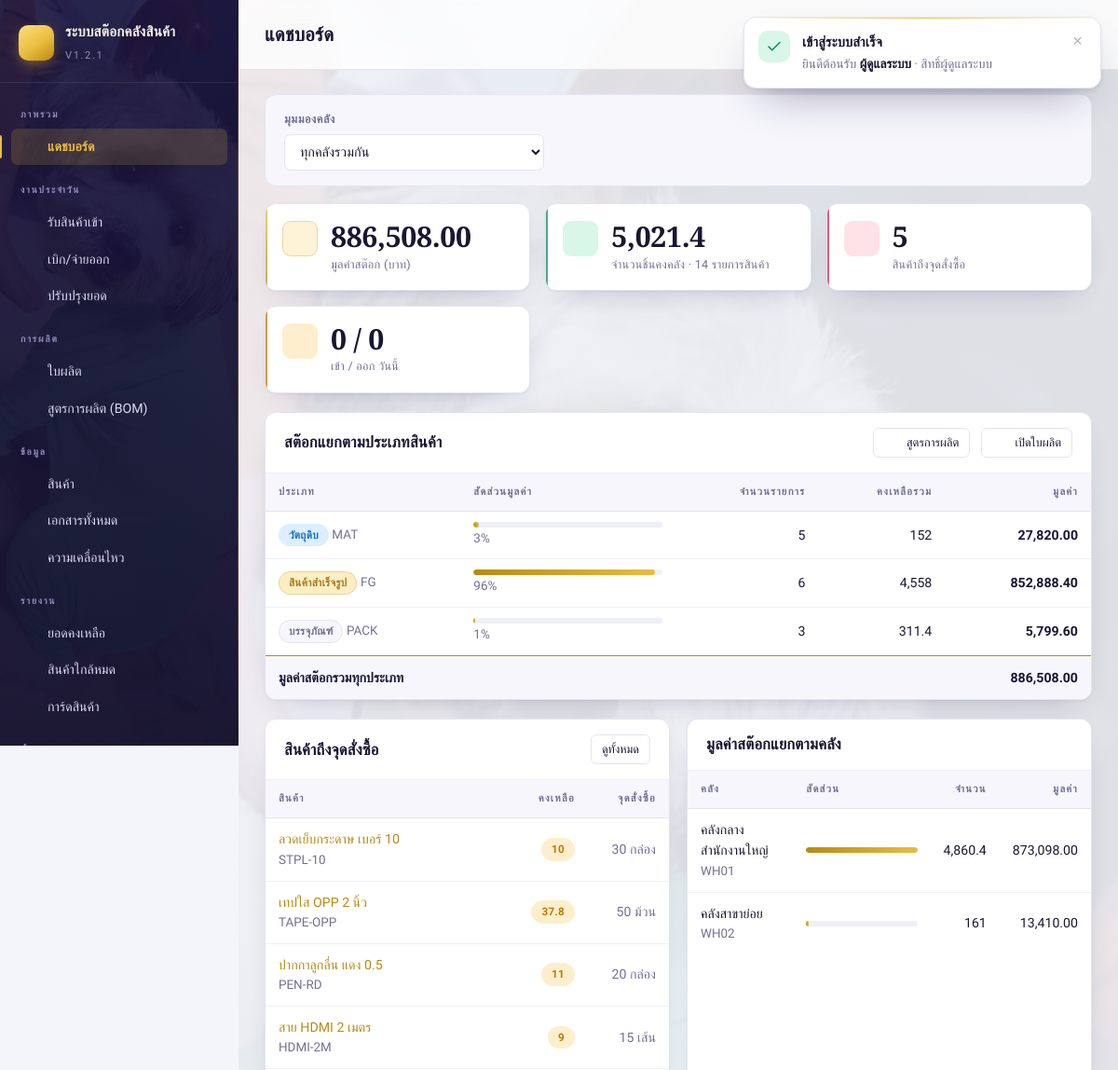
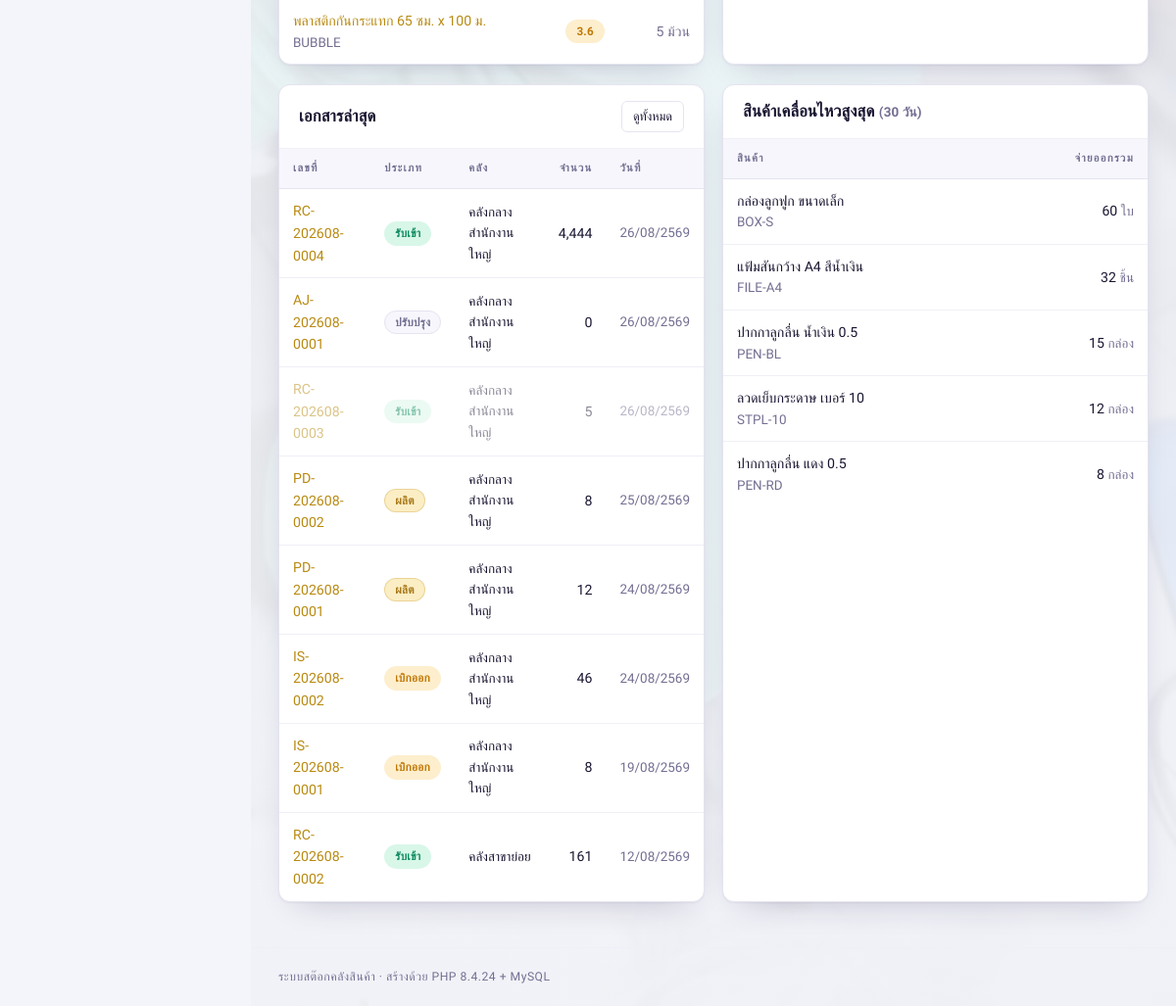
Screenshot of /index.php?p=dashboard (signed in) with the database file from the repository (2 pictures, top to bottom).
### tables this page shows
CREATE TABLE `products` (
  `id` int(10) unsigned NOT NULL AUTO_INCREMENT,
  `sku` varchar(50) NOT NULL,
  `barcode` varchar(50) DEFAULT NULL,
  `name` varchar(200) NOT NULL,
  `product_type` enum('MAT','WIP','FG','PACK','OTHER') NOT NULL DEFAULT 'FG',
  `category_id` int(10) unsigned DEFAULT NULL,
  `unit_id` int(10) unsigned DEFAULT NULL,
  `cost_price` decimal(14,2) NOT NULL DEFAULT '0.00',
  `sell_price` decimal(14,2) NOT NULL DEFAULT '0.00',
  `min_stock` decimal(14,3) NOT NULL DEFAULT '0.000',
  `note` varchar(255) DEFAULT NULL,
  `is_active` tinyint(1) NOT NULL DEFAULT '1',
  `created_at` datetime NOT NULL DEFAULT CURRENT_TIMESTAMP,
  `updated_at` datetime NOT NULL DEFAULT CURRENT_TIMESTAMP ON UPDATE CURRENT_TIMESTAMP,
  PRIMARY KEY (`id`),
  UNIQUE KEY `uq_products_sku` (`sku`),
  KEY `idx_products_barcode` (`barcode`),
  KEY `idx_products_name` (`name`),
  KEY `idx_products_type` (`product_type`),
  KEY `fk_products_category` (`category_id`),
  KEY `fk_products_unit` (`unit_id`),
  CONSTRAINT `fk_products_category` FOREIGN KEY (`category_id`) REFERENCES `categories` (`id`) ON DELETE SET NULL,
  CONSTRAINT `fk_products_unit` FOREIGN KEY (`unit_id`) REFERENCES `units` (`id`) ON DELETE SET NULL
);

CREATE TABLE `units` (
  `id` int(10) unsigned NOT NULL AUTO_INCREMENT,
  `name` varchar(50) NOT NULL,
  `created_at` datetime NOT NULL DEFAULT CURRENT_TIMESTAMP,
  PRIMARY KEY (`id`),
  UNIQUE KEY `uq_units_name` (`name`)
);

CREATE TABLE `warehouses` (
  `id` int(10) unsigned NOT NULL AUTO_INCREMENT,
  `code` varchar(20) NOT NULL,
  `name` varchar(120) NOT NULL,
  `address` varchar(255) DEFAULT NULL,
  `is_active` tinyint(1) NOT NULL DEFAULT '1',
  `created_at` datetime NOT NULL DEFAULT CURRENT_TIMESTAMP,
  PRIMARY KEY (`id`),
  UNIQUE KEY `uq_warehouses_code` (`code`)
);

CREATE TABLE `stock_docs` (
  `id` int(10) unsigned NOT NULL AUTO_INCREMENT,
  `doc_no` varchar(30) NOT NULL,
  `doc_type` enum('IN','OUT','TRANSFER','ADJUST','PROD') NOT NULL,
  `doc_date` date NOT NULL,
  `warehouse_id` int(10) unsigned NOT NULL,
  `to_warehouse_id` int(10) unsigned DEFAULT NULL,
  `supplier_id` int(10) unsigned DEFAULT NULL,
  `ref_no` varchar(60) DEFAULT NULL,
  `contact` varchar(160) DEFAULT NULL,
  `note` varchar(255) DEFAULT NULL,
  `status` enum('posted','void') NOT NULL DEFAULT 'posted',
  `total_qty` decimal(14,3) NOT NULL DEFAULT '0.000',
  `total_amount` decimal(16,2) NOT NULL DEFAULT '0.00',
  `user_id` int(10) unsigned DEFAULT NULL,
  `created_at` datetime NOT NULL DEFAULT CURRENT_TIMESTAMP,
  `voided_at` datetime DEFAULT NULL,
  `voided_by` int(10) unsigned DEFAULT NULL,
  PRIMARY KEY (`id`),
  UNIQUE KEY `uq_docs_no` (`doc_no`),
  KEY `idx_docs_type_date` (`doc_type`,`doc_date`),
  KEY `idx_docs_wh` (`warehouse_id`),
  KEY `fk_docs_wh2` (`to_warehouse_id`),
  KEY `fk_docs_supp` (`supplier_id`),
  KEY `fk_docs_user` (`user_id`),
  CONSTRAINT `fk_docs_supp` FOREIGN KEY (`supplier_id`) REFERENCES `suppliers` (`id`) ON DELETE SET NULL,
  CONSTRAINT `fk_docs_user` FOREIGN KEY (`user_id`) REFERENCES `users` (`id`) ON DELETE SET NULL,
  CONSTRAINT `fk_docs_wh` FOREIGN KEY (`warehouse_id`) REFERENCES `warehouses` (`id`),
  CONSTRAINT `fk_docs_wh2` FOREIGN KEY (`to_warehouse_id`) REFERENCES `warehouses` (`id`)
);

### pages/dashboard.php (the view, shortened to what the rows shown need)
<?php
require_once __DIR__ . '/../includes/layout.php';
$whId = inp_int('wh');
$mvWhere  = $whId ? ' AND m.warehouse_id = ' . (int)$whId : '';
$lowStock = qa(
    "SELECT p.id, p.sku, p.name, p.min_stock, u.name AS unit_name,
            COALESCE(SUM(b.qty), 0) AS qty
       FROM products p
       LEFT JOIN units u ON u.id = p.unit_id
       LEFT JOIN stock_balances b ON b.product_id = p.id" . ($whId ? ' AND b.warehouse_id = ' . (int)$whId : '') . "
      WHERE p.is_active = 1
      GROUP BY p.id, p.sku, p.name, p.min_stock, u.name
     HAVING qty <= p.min_stock
      ORDER BY (COALESCE(SUM(b.qty),0) - p.min_stock), p.name
      LIMIT " . (int)LOW_STOCK_LIMIT
);
$recentDocs = qa(
    "SELECT d.*, w.name AS wh_name, w2.name AS wh2_name, u.fullname
       FROM stock_docs d
       JOIN warehouses w ON w.id = d.warehouse_id
       LEFT JOIN warehouses w2 ON w2.id = d.to_warehouse_id
       LEFT JOIN users u ON u.id = d.user_id
      " . ($whId ? 'WHERE d.warehouse_id = ' . (int)$whId . ' OR d.to_warehouse_id = ' . (int)$whId : '') . "
      ORDER BY d.id DESC LIMIT 8"
);
$byWarehouse = qa(
    'SELECT w.id, w.code, w.name,
            COALESCE(SUM(b.qty), 0) AS qty,
            COALESCE(SUM(b.qty * p.cost_price), 0) AS value
       FROM warehouses w
       LEFT JOIN stock_balances b ON b.warehouse_id = w.id
       LEFT JOIN products p ON p.id = b.product_id
      WHERE w.is_active = 1
      GROUP BY w.id, w.code, w.name
      ORDER BY value DESC'
);
$maxWhValue = 0;
foreach ($byWarehouse as $r) {
    $maxWhValue = max($maxWhValue, (float)$r['value']);
}
$topMoving = qa(
    "SELECT p.sku, p.name, u.name AS unit_name, SUM(-m.qty_change) AS moved
       FROM stock_movements m
       JOIN products p ON p.id = m.product_id
       LEFT JOIN units u ON u.id = p.unit_id
      WHERE m.qty_change < 0 AND m.doc_type IN ('OUT','PROD')
        AND m.moved_at >= DATE_SUB(NOW(), INTERVAL 30 DAY) $mvWhere
      GROUP BY p.id, p.sku, p.name, u.name
      ORDER BY moved DESC LIMIT 5"
);
?>
<div class="card">
  <div class="card-head"><h2>สต๊อกแยกตามประเภทสินค้า</h2>
  </div>
  <div class="tablewrap">
    <table class="tbl">
      <thead><tr><th>ประเภท</th><th style="width:26%">สัดส่วนมูลค่า</th>
                 <th class="num">จำนวนรายการ</th><th class="num">คงเหลือรวม</th><th class="num">มูลค่า</th></tr></thead>
    </table>
  </div>
</div>
<div class="grid c2" style="gap:18px">
  <div class="card">
    <div class="card-head"><h2>สินค้าถึงจุดสั่งซื้อ</h2>
    </div>
    <?php if (!$lowStock): ?>
      <div class="empty">ทุกรายการมีสต๊อกสูงกว่าจุดสั่งซื้อ</div>
    <?php else: ?>
      <div class="tablewrap">
        <table class="tbl">
          <thead><tr><th>สินค้า</th><th class="num">คงเหลือ</th><th class="num">จุดสั่งซื้อ</th></tr></thead>
          <tbody>
          <?php foreach ($lowStock as $r): ?>
            <tr>
              <td><a href="<?= h(url('stock_card', ['id' => $r['id']])) ?>"><?= h($r['name']) ?></a>
                  <div class="small muted"><?= h($r['sku']) ?></div></td>
              <td class="num"><span class="badge <?= (float)$r['qty'] <= 0 ? 'danger' : 'warn' ?>">
                  <?= qty_fmt($r['qty']) ?></span></td>
              <td class="num muted"><?= qty_fmt($r['min_stock']) ?> <?= h($r['unit_name'] ?? '') ?></td>
            </tr>
          <?php endforeach; ?>
          </tbody>
        </table>
      </div>
    <?php endif; ?>
  </div>
  <div class="card">
    <div class="card-head"><h2>มูลค่าสต๊อกแยกตามคลัง</h2></div>
    <?php if (!$byWarehouse): ?>
      <div class="empty">ยังไม่มีคลังสินค้า</div>
    <?php else: ?>
      <div class="tablewrap">
        <table class="tbl">
          <thead><tr><th>คลัง</th><th style="width:34%">สัดส่วน</th><th class="num">จำนวน</th><th class="num">มูลค่า</th></tr></thead>
          <tbody>
          <?php foreach ($byWarehouse as $r):
              $pct = $maxWhValue > 0 ? round((float)$r['value'] / $maxWhValue * 100) : 0; ?>
            <tr>
              <td><?= h($r['name']) ?><div class="small muted"><?= h($r['code']) ?></div></td>
              <td><div class="bar"><i style="width:<?= $pct ?>%"></i></div></td>
              <td class="num"><?= qty_fmt($r['qty']) ?></td>
              <td class="num"><?= money($r['value']) ?></td>
            </tr>
          <?php endforeach; ?>
          </tbody>
        </table>
      </div>
    <?php endif; ?>
  </div>
</div>
<div class="grid c2" style="gap:18px">
  <div class="card">
    <div class="card-head"><h2>เอกสารล่าสุด</h2>
    </div>
    <?php if (!$recentDocs): ?>
      <div class="empty">ยังไม่มีเอกสาร — เริ่มจาก<a href="<?= h(url('receive')) ?>">รับสินค้าเข้า</a></div>
    <?php else: ?>
      <div class="tablewrap">
        <table class="tbl">
          <thead><tr><th>เลขที่</th><th>ประเภท</th><th>คลัง</th><th class="num">จำนวน</th><th>วันที่</th></tr></thead>
          <tbody>
          <?php foreach ($recentDocs as $d): ?>
            <tr<?= $d['status'] === 'void' ? ' style="opacity:.5"' : '' ?>>
              <td><a href="<?= h(url('doc_view', ['id' => $d['id']])) ?>"><?= h($d['doc_no']) ?></a></td>
              <td><?= doc_type_badge($d['doc_type']) ?></td>
              <td class="small"><?= h($d['wh_name']) ?><?= $d['wh2_name'] ? ' → ' . h($d['wh2_name']) : '' ?></td>
              <td class="num"><?= qty_fmt($d['total_qty']) ?></td>
              <td class="small muted nowrap"><?= h(thai_date($d['doc_date'])) ?></td>
            </tr>
          <?php endforeach; ?>
          </tbody>
        </table>
      </div>
    <?php endif; ?>
  </div>
  <div class="card">
    <div class="card-head"><h2>สินค้าเคลื่อนไหวสูงสุด <span class="muted small">(30 วัน)</span></h2></div>
    <?php if (!$topMoving): ?>
      <div class="empty">ยังไม่มีการเบิกจ่ายในช่วง 30 วันที่ผ่านมา</div>
    <?php else: ?>
      <div class="tablewrap">
        <table class="tbl">
          <thead><tr><th>สินค้า</th><th class="num">จ่ายออกรวม</th></tr></thead>
        </table>
      </div>
    <?php endif; ?>
  </div>
</div>

### includes/helpers.php (shortened to what the rows shown need)
<?php
function h($v): string
{
    return htmlspecialchars((string)$v, ENT_QUOTES | ENT_SUBSTITUTE, 'UTF-8');
}
function inp(string $key, $default = '', ?array $src = null)
{
    $src = $src ?? $_REQUEST;
    if (!isset($src[$key])) {
        return $default;
    }
    $v = $src[$key];
    return is_string($v) ? trim($v) : $v;
}
function inp_int(string $key, ?int $default = null, ?array $src = null): ?int
{
    $v = inp($key, null, $src);
    if ($v === null || $v === '') {
        return $default;
    }
    return (int)$v;
}
function url(string $page = '', array $params = []): string
{
    $base = BASE_URL . '/index.php';
    if ($page !== '') {
        $params = array_merge(['p' => $page], $params);
    }
    return $params ? $base . '?' . http_build_query($params) : $base;
}
function qty_fmt($v): string
{
    $f = (float)$v;
    $s = number_format($f, 3);
    $s = rtrim(rtrim($s, '0'), '.');
    return $s === '' || $s === '-' ? '0' : $s;
}
function money($v): string
{
    return number_format((float)$v, 2);
}
function thai_date(?string $date, bool $withTime = false): string
{
    $ts = strtotime($date);
    $y = (int)date('Y', $ts) + 543;
    $s = date('d/m/', $ts) . $y;
    return $s;
}
function doc_type_label(string $t): string
{
    return [
        'IN'       => 'รับเข้า',
        'OUT'      => 'เบิกออก',
        'TRANSFER' => 'โอนย้าย',
        'ADJUST'   => 'ปรับปรุง',
        'PROD'     => 'ผลิต',
        'VOID'     => 'ยกเลิก',
    ][$t] ?? $t;
}
function doc_type_badge(string $t): string
{
    $cls = [
        'IN'       => 'ok',
        'OUT'      => 'warn',
        'TRANSFER' => 'info',
        'ADJUST'   => 'muted',
        'PROD'     => 'gold',
        'VOID'     => 'danger',
    ][$t] ?? 'muted';
    return '<span class="badge ' . $cls . '">' . h(doc_type_label($t)) . '</span>';
}

### rows the page displays
products: name "ลวดเย็บกระดาษ เบอร์ 10", sku "STPL-10", qty "10", min_stock "30", unit.name "กล่อง"
products: name "เทปใส OPP 2 นิ้ว", sku "TAPE-OPP", qty "37.8", min_stock "50", unit.name "ม้วน"
products: name "ปากกาลูกลื่น แดง 0.5", sku "PEN-RD", qty "11", min_stock "20", unit.name "กล่อง"
products: name "สาย HDMI 2 เมตร", sku "HDMI-2M", qty "9", min_stock "15", unit.name "เส้น"
products: name "พลาสติกกันกระแทก 65 ซม. x 100 ม.", sku "BUBBLE", qty "3.6", min_stock "5", unit.name "ม้วน"
warehouses: name "คลังกลาง สำนักงานใหญ่", code "WH01", $pct 100 (drawn), qty "4,860.4", value "873,098.00"
warehouses: name "คลังสาขาย่อย", code "WH02", $pct 2 (drawn), qty "161", value "13,410.00"
stock_docs: doc_no "RC-202608-0004", doc_type "รับเข้า", warehouse.name "คลังกลาง สำนักงานใหญ่", total_qty "4,444", doc_date "26/08/2569"
stock_docs: doc_no "AJ-202608-0001", doc_type "ปรับปรุง", warehouse.name "คลังกลาง สำนักงานใหญ่", total_qty "0", doc_date "26/08/2569"
stock_docs: doc_no "RC-202608-0003", doc_type "รับเข้า", warehouse.name "คลังกลาง สำนักงานใหญ่", total_qty "5", doc_date "26/08/2569"
stock_docs: doc_no "PD-202608-0002", doc_type "ผลิต", warehouse.name "คลังกลาง สำนักงานใหญ่", total_qty "8", doc_date "25/08/2569"
stock_docs: doc_no "PD-202608-0001", doc_type "ผลิต", warehouse.name "คลังกลาง สำนักงานใหญ่", total_qty "12", doc_date "24/08/2569"
stock_docs: doc_no "IS-202608-0002", doc_type "เบิกออก", warehouse.name "คลังกลาง สำนักงานใหญ่", total_qty "46", doc_date "24/08/2569"
stock_docs: doc_no "IS-202608-0001", doc_type "เบิกออก", warehouse.name "คลังกลาง สำนักงานใหญ่", total_qty "8", doc_date "19/08/2569"
stock_docs: doc_no "RC-202608-0002", doc_type "รับเข้า", warehouse.name "คลังสาขาย่อย", total_qty "161", doc_date "12/08/2569"

### other values shown
APP_NAME "ระบบสต๊อกคลังสินค้า"
APP_VERSION "1.2.1"
$g['group'] "ภาพรวม"
$it[1] "แดชบอร์ด"
$g['group'] "งานประจำวัน"
$it[1] "รับสินค้าเข้า"
$it[1] "เบิก/จ่ายออก"
$it[1] "ปรับปรุงยอด"
$g['group'] "การผลิต"
$it[1] "ใบผลิต"
$it[1] "สูตรการผลิต (BOM)"
$g['group'] "ข้อมูล"
$it[1] "สินค้า"
$it[1] "เอกสารทั้งหมด"
$it[1] "ความเคลื่อนไหว"
